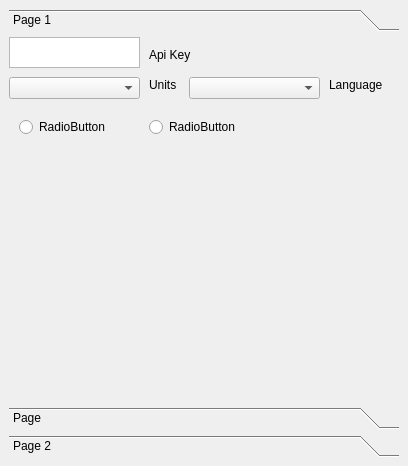
<?xml version="1.0" encoding="UTF-8"?>
<ui version="4.0">
 <class>MyPlug2DockWidgetBase</class>
 <widget class="QDockWidget" name="MyPlug2DockWidgetBase">
  <property name="geometry">
   <rect>
    <x>0</x>
    <y>0</y>
    <width>408</width>
    <height>466</height>
   </rect>
  </property>
  <property name="windowTitle">
   <string>My Plug2</string>
  </property>
  <widget class="QWidget" name="dockWidgetContents">
   <layout class="QGridLayout" name="gridLayout">
    <item row="1" column="0">
     <widget class="QToolBox" name="toolBox">
      <property name="currentIndex">
       <number>0</number>
      </property>
      <widget class="QWidget" name="D">
       <property name="geometry">
        <rect>
         <x>0</x>
         <y>0</y>
         <width>386</width>
         <height>325</height>
        </rect>
       </property>
       <attribute name="label">
        <string>Page 1</string>
       </attribute>
       <widget class="QPlainTextEdit" name="plainTextEdit">
        <property name="geometry">
         <rect>
          <x>0</x>
          <y>0</y>
          <width>131</width>
          <height>31</height>
         </rect>
        </property>
       </widget>
       <widget class="QLabel" name="label">
        <property name="geometry">
         <rect>
          <x>140</x>
          <y>10</y>
          <width>53</width>
          <height>16</height>
         </rect>
        </property>
        <property name="text">
         <string>Api Key</string>
        </property>
       </widget>
       <widget class="QComboBox" name="comboBox">
        <property name="geometry">
         <rect>
          <x>0</x>
          <y>40</y>
          <width>131</width>
          <height>22</height>
         </rect>
        </property>
       </widget>
       <widget class="QComboBox" name="comboBox_2">
        <property name="geometry">
         <rect>
          <x>180</x>
          <y>40</y>
          <width>131</width>
          <height>22</height>
         </rect>
        </property>
       </widget>
       <widget class="QLabel" name="label_2">
        <property name="geometry">
         <rect>
          <x>140</x>
          <y>40</y>
          <width>53</width>
          <height>16</height>
         </rect>
        </property>
        <property name="text">
         <string>Units</string>
        </property>
       </widget>
       <widget class="QLabel" name="label_3">
        <property name="geometry">
         <rect>
          <x>320</x>
          <y>40</y>
          <width>61</width>
          <height>16</height>
         </rect>
        </property>
        <property name="text">
         <string>Language</string>
        </property>
       </widget>
       <widget class="QRadioButton" name="radioButton">
        <property name="geometry">
         <rect>
          <x>10</x>
          <y>80</y>
          <width>95</width>
          <height>20</height>
         </rect>
        </property>
        <property name="text">
         <string>RadioButton</string>
        </property>
       </widget>
       <widget class="QRadioButton" name="radioButton_2">
        <property name="geometry">
         <rect>
          <x>140</x>
          <y>80</y>
          <width>95</width>
          <height>20</height>
         </rect>
        </property>
        <property name="text">
         <string>RadioButton</string>
        </property>
       </widget>
      </widget>
      <widget class="QWidget" name="page_3">
       <attribute name="label">
        <string>Page</string>
       </attribute>
       <widget class="QCheckBox" name="checkBox">
        <property name="geometry">
         <rect>
          <x>10</x>
          <y>10</y>
          <width>81</width>
          <height>20</height>
         </rect>
        </property>
        <property name="text">
         <string>CheckBox</string>
        </property>
       </widget>
       <widget class="QCheckBox" name="checkBox_2">
        <property name="geometry">
         <rect>
          <x>10</x>
          <y>40</y>
          <width>81</width>
          <height>20</height>
         </rect>
        </property>
        <property name="text">
         <string>CheckBox</string>
        </property>
       </widget>
       <widget class="QCheckBox" name="checkBox_3">
        <property name="geometry">
         <rect>
          <x>10</x>
          <y>70</y>
          <width>81</width>
          <height>20</height>
         </rect>
        </property>
        <property name="text">
         <string>CheckBox</string>
        </property>
       </widget>
       <widget class="QCommandLinkButton" name="commandLinkButton">
        <property name="geometry">
         <rect>
          <x>10</x>
          <y>140</y>
          <width>222</width>
          <height>48</height>
         </rect>
        </property>
        <property name="text">
         <string>CommandLinkButton</string>
        </property>
       </widget>
      </widget>
      <widget class="QWidget" name="page_2">
       <property name="geometry">
        <rect>
         <x>0</x>
         <y>0</y>
         <width>386</width>
         <height>325</height>
        </rect>
       </property>
       <attribute name="label">
        <string>Page 2</string>
       </attribute>
      </widget>
     </widget>
    </item>
   </layout>
  </widget>
 </widget>
 <resources/>
 <connections/>
</ui>
